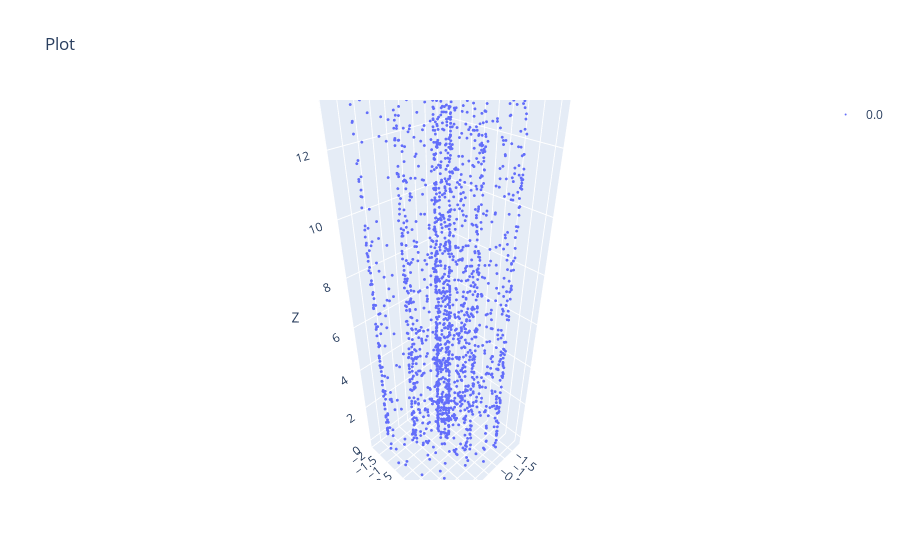

Notebook cell for this chart:
### Code cell
scatter(points)

### Figure 1 — Plotly figure (JSON) as saved in the notebook; plotly's stock layout.template omitted (floating-point values rounded to 4 significant figures; data arrays with more than 128 entries replaced by an {"elided": "..."} marker saying what was removed)
{"data": [{"marker": {"color": 0, "colorscale": [[0, "#440154"], [0.1111, "#482878"], [0.2222, "#3e4989"], [0.3333, "#31688e"], [0.4444, "#26828e"], [0.5556, "#1f9e89"], [0.6667, "#35b779"], [0.7778, "#6ece58"], [0.8889, "#b5de2b"], [1, "#fde725"]], "opacity": 1, "size": 1}, "mode": "markers", "name": "0.0", "type": "scatter3d", "x": {"elided": "2000 float values"}, "y": {"elided": "2000 float values"}, "z": {"elided": "2000 float values"}}], "layout": {"scene": {"xaxis": {"title": {"text": "X"}}, "yaxis": {"title": {"text": "Y"}}, "zaxis": {"title": {"text": "Z"}}}, "showlegend": true, "title": {"text": "Plot"}}}
